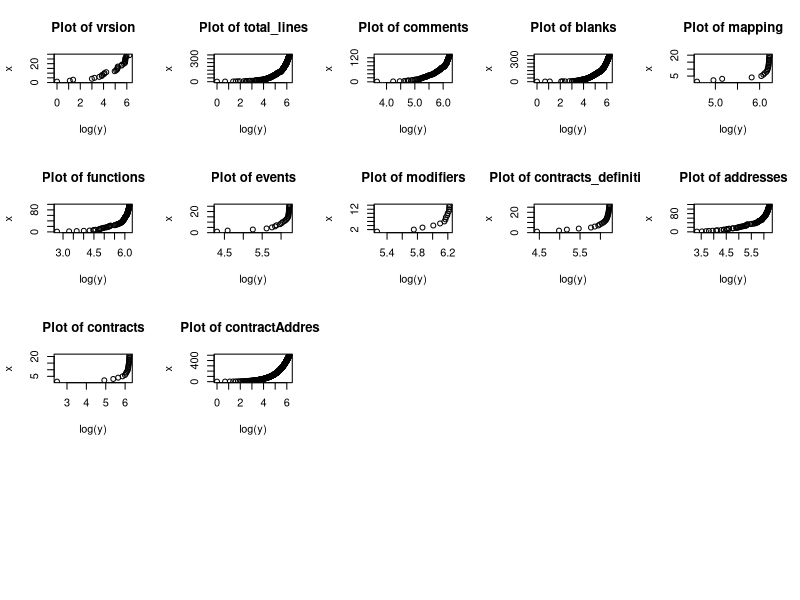

Recreate this plot in R. (Note: this script raises an error after producing the figure.)
DF = read.csv('./data/metrics.csv', stringsAsFactors=T)
BIN_NUMS = 100

get_data <- function(column_name) {
    tmp_df <- DF[!DF[[column_name]] == "n/a", ]
    return(as.numeric(tmp_df[[column_name]]))
}

plot_hist_by_column_name <- function(column_name) {
    x = get_data(column_name)
    hist(x, breaks = 100, main = paste("Hist of", column_name), xlab = NULL )
}

plot_hist <- function() {
    nRow <- 4
    nCol <- 5
    notNames = "rawVersion|assemblyStatement|doWhileStatement|block|public|version|revertStatement|simpleStatement|tryStatement|whileStatement|isFallback|throwStatement|isVirtual|pure|payable|libraries|interfaces"
    par(mfrow = c(nRow, nCol))
    # layout(matrix(c(1,2,3,4), 2, 2, byrow = TRUE))
    names <- colnames(df)
    names <- names[!grepl(notNames, names)]
    sapply(names[0:(nRow * nCol)], plot_hist_by_column_name)
}

plot_pow_by_column_name <- function(column_name) {
    cbindData = get_cumulative_freq(column_name)
    y <- cbindData[,"Cumul"]
    x <- seq(1, length(y), 1)
    plot(log(y), x, main=paste("Plot of", column_name))
}

get_freq <- function(column_name) {
    data = get_data(column_name)
    maxData = max(data) 
    minData = min(data) 
    step = (maxData - minData) / BIN_NUMS 
    freq = data.frame(table(cut(data, breaks=seq(minData - 1, maxData + 1 , by = step  ))))
    return(freq)
}

get_cumulative_freq <- function(column_name) {
    x <- get_data(column_name)
    cbindData <- cbind( Freq=table(x), Cumul=cumsum(table(x)), relative=prop.table(table(x)))
    return(cbindData)
}

plot_pow <- function() {
    # column_name = "ifStatement"
    # plot_pow_by_column_name(column_name)
    nRow <- 4
    nCol <- 5
    notNames = "rawVersion|assemblyStatement|doWhileStatement|block|public|version|revertStatement|simpleStatement|tryStatement|whileStatement|isFallback|throwStatement|isVirtual|pure|payable|libraries|interfaces"
    par(mfrow = c(nRow, nCol))
    names <- colnames(DF)
    names <- names[!grepl(notNames, names)]
    sapply(names[0:(nRow * nCol)], plot_pow_by_column_name)
}

plot_pow()
